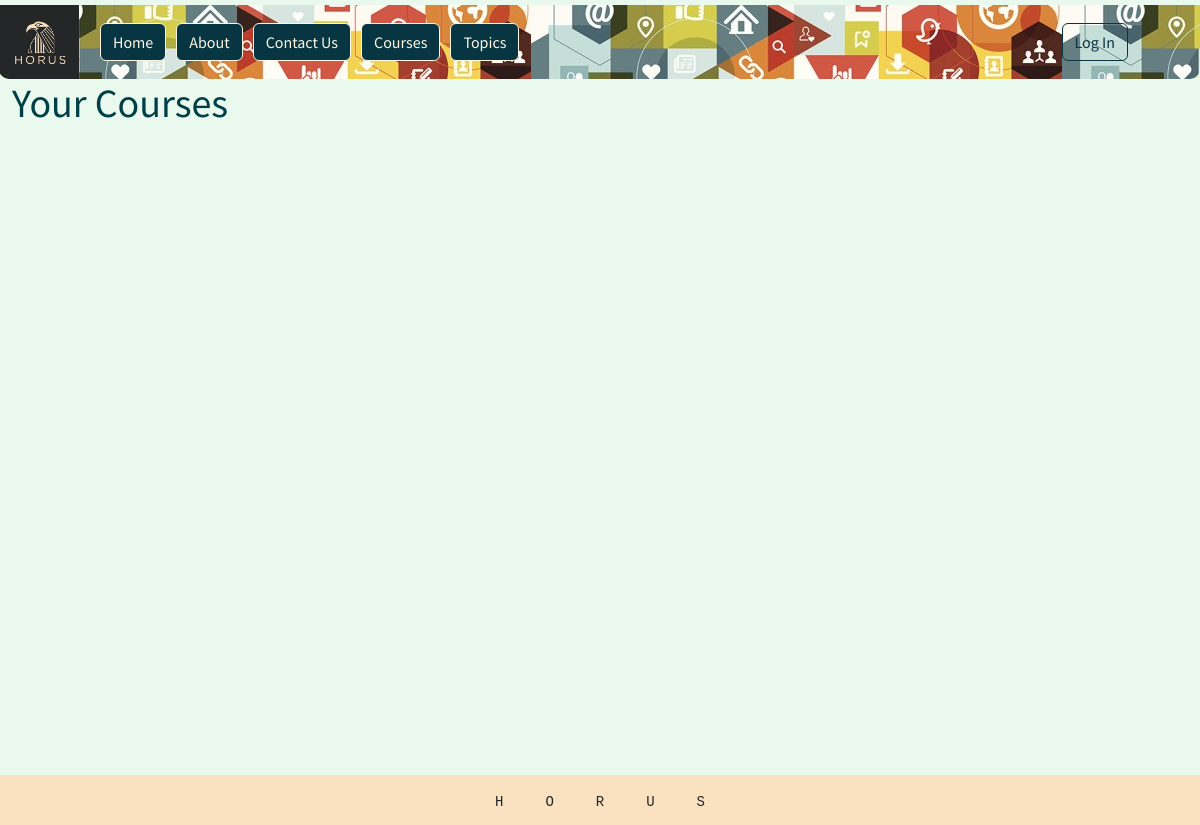
Before: /courses/list_course/ with the older database file.
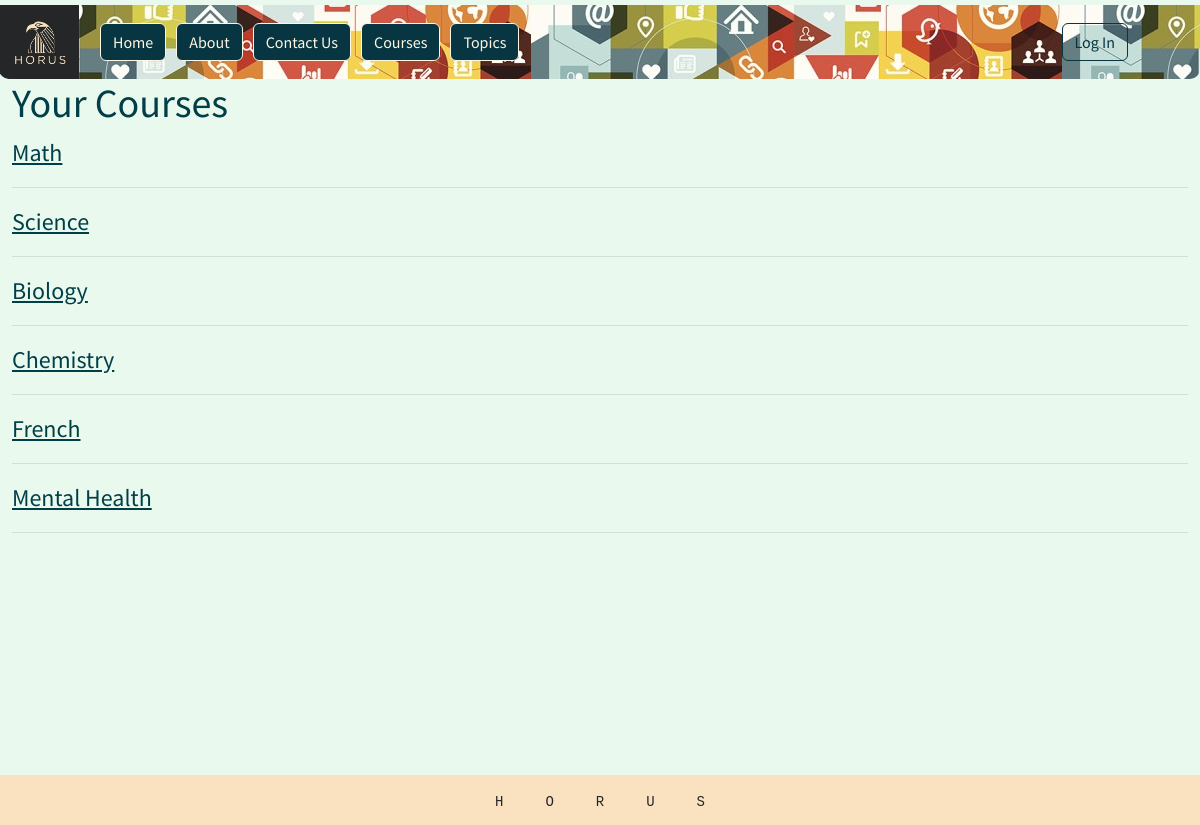
After: the same page with the newer database file.
### courses/models.py (models this page shows, shortened)
class Course(models.Model):
    course= models.CharField(max_length=128)
    students = models.ManyToManyField(User, related_name="assigned_courses", blank=True, null=True)

### courses/views.py (the view)
# urls.py: path("list_course/", CourseListView.as_view(), name="list_course"),
class CourseListView(ListView):
    template_name = "courses/list_course.html"
    model = Course
    def get_queryset(self):
        return super().get_queryset().prefetch_related('lectures')

### templates/courses/list_course.html (shortened to what this page needs)
{% extends 'base.html' %}
{% load static %}
{% block css %}
<link rel="stylesheet" href="{% static 'css/courses.css' %}">
{% endblock css %}
{% block content %}
<div class="list-courses">
    <div class="head">
        <h1>Your Courses</h1>
    </div>
    {% for course in course_list %}
    <div class="course-list">
        <a class="courses1" href="{% url 'detail_course' course.id %}">{{course.course}}</a>
        <hr>
    </div>
    {% endfor %}
</div>
{% endblock content %}

Changed rows visible on the page:
added Course: course "Math"
added Course: course "Science"
added Course: course "Biology"
added Course: course "Chemistry"
added Course: course "French"
added Course: course "Mental Health"
